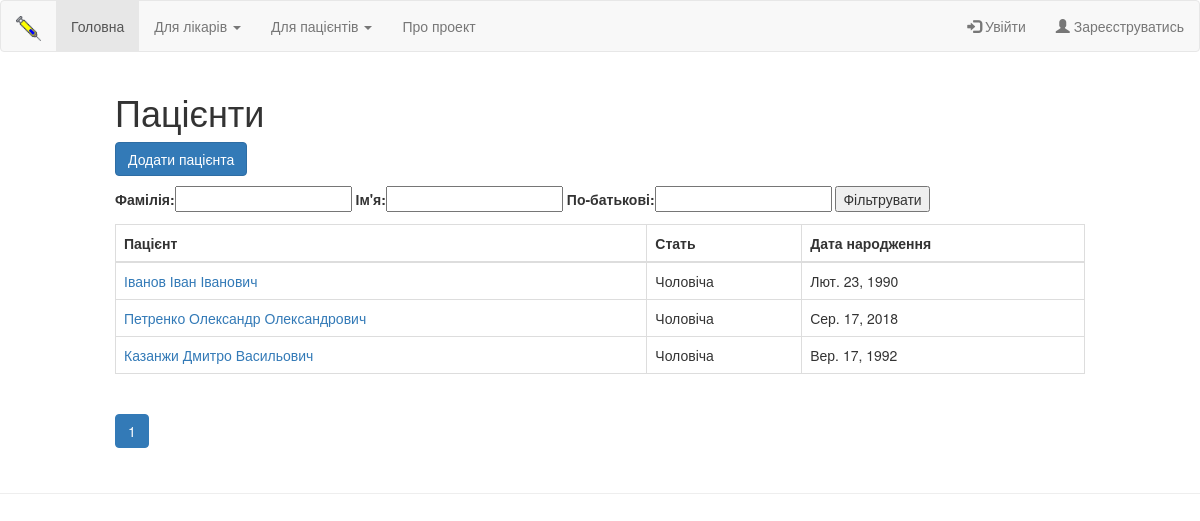
Page /registry/patients/ on the earlier database version.
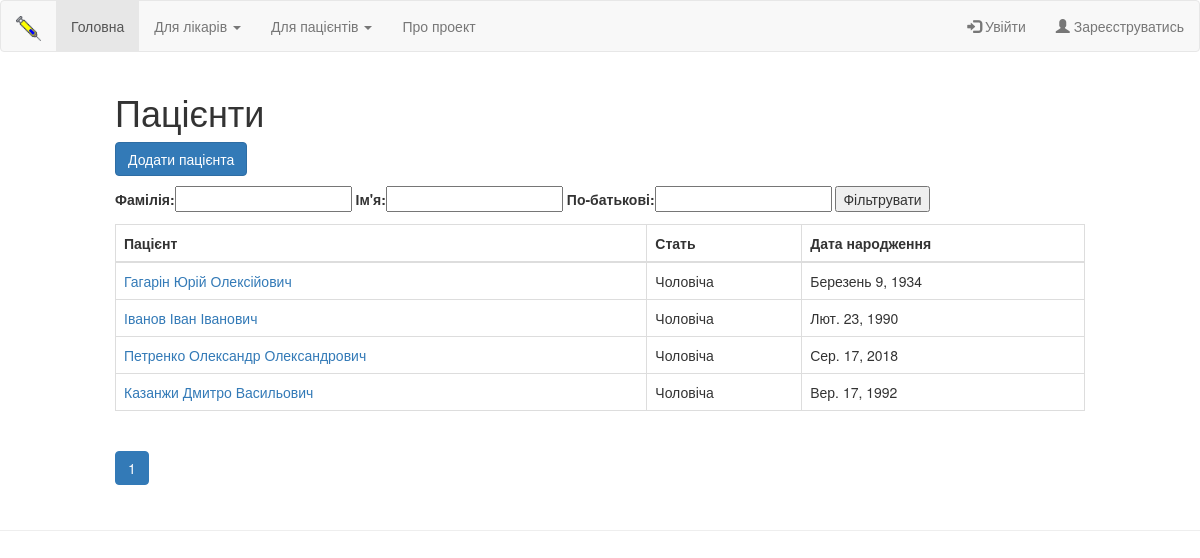
Same page on the later database version.
### registry/models.py (models this page shows, shortened)
class Patient(models.Model):
    firstname = models.ForeignKey(Firstname, on_delete=models.SET_NULL, null=True, blank=True)
    patronymic = models.ForeignKey(Patronymic, on_delete=models.SET_NULL, null=True, blank=True)
    lastname = models.ForeignKey(Lastname, on_delete=models.SET_NULL, null=True, blank=True)
    phone = models.CharField(max_length=17, null=True, blank=True)
    birth = models.DateField(null=True, blank=True)
    sex = models.BooleanField() # 1 for Male and 0 for Female
    def get_registry_url(self):
        return reverse('patient', args=[str(self.id)])
    class Meta:
        verbose_name = "Пацієнт"
        verbose_name_plural = "Пацієнти"
        ordering = ['-id']

class Lastname(models.Model):
    lastname = models.CharField(max_length=32)
    def __str__(self):
        return self.lastname
    class Meta:
        verbose_name = "Фамілія"
        verbose_name_plural = "Фамілії"

class Firstname(models.Model):
    firstname = models.CharField(max_length=32)
    def __str__(self):
        return self.firstname
    class Meta:
        verbose_name = "Ім'я"
        verbose_name_plural = "Імена"

class Patronymic(models.Model):
    patronymic = models.CharField(max_length=32)
    def __str__(self):
        return self.patronymic
    class Meta:
        verbose_name = "По-батькові"
        verbose_name_plural = "По-батькові"

### registry/views.py (the view)
# urls.py: path('patients/', views.patients, name='api_patients'),
def patients(request):
    form = PatientsSearchForm()
    patients = Patient.objects.all()
    pages = Paginator(patients, 30)
    current_page = request.GET.get('page', 1)
    try:
        current_page = int(current_page)
    except:
        current_page = 1
    if current_page not in pages.page_range:
        current_page = 1
    patients = pages.page(current_page)
    num_pages = pages.page_range
    context = {'patients': patients, 'form': form, 'num_pages': num_pages, 'current_page': current_page}
    return render(request, 'registry/patients.html', context)

### registry/forms.py
class PatientsSearchForm(forms.Form):
    lastname = forms.CharField(label='Фамілія', max_length=32)
    firstname = forms.CharField(label='Ім\'я', max_length=32)
    patronymic = forms.CharField(label='По-батькові', max_length=32)

### registry/templates/registry/patients.html (shortened to what this page needs)
{% extends "base.html" %}
{% block content %}
    <h1>Пацієнти</h1>
<a href="{% url 'patient_add' %}"><button class="btn btn-primary btn-bg " name="patient_add">Додати пацієнта</button></a>
<form action="" method="post">
    {{ form }}
    <input type="submit" value="Фільтрувати">
</form>
<table class="table table-bordered">
    <thead>
    <tr>
        <th>Пацієнт</th>
        <th>Стать</th>
        <th>Дата народження</th>
    </tr>
    </thead>
    <tbody>
    {% for patient in patients %}
    <tr>
        <td><a href="{{ patient.get_registry_url }}">{{ patient.lastname }} {{ patient.firstname }} {{ patient.patronymic }}</a></td>
        <td>{% if patient.sex %}Чоловіча{% else %}Жіноча{% endif %}</td>
        <td>{{ patient.birth }}</td>
    </tr>
    {% endfor %}
    </tbody>
</table>
<ul class="pagination">
    {% for num in num_pages %}
        {% if num == current_page %}
            <li class="page-item active"><span class="page-link">{{num}}</span></li>
        {% else %}
            <li class="page-item"><a class="page-link" href="{% url 'doctors' %}?page={{num}}">{{num}}</a></li>
        {% endif %}
    {% endfor %}
</ul>
{% endblock %}

Differences in the rows shown:
added Patient: lastname "Гагарін", firstname "Юрій", patronymic "Олексійович", sex "Чоловіча", birth "Березень 9, 1934"
